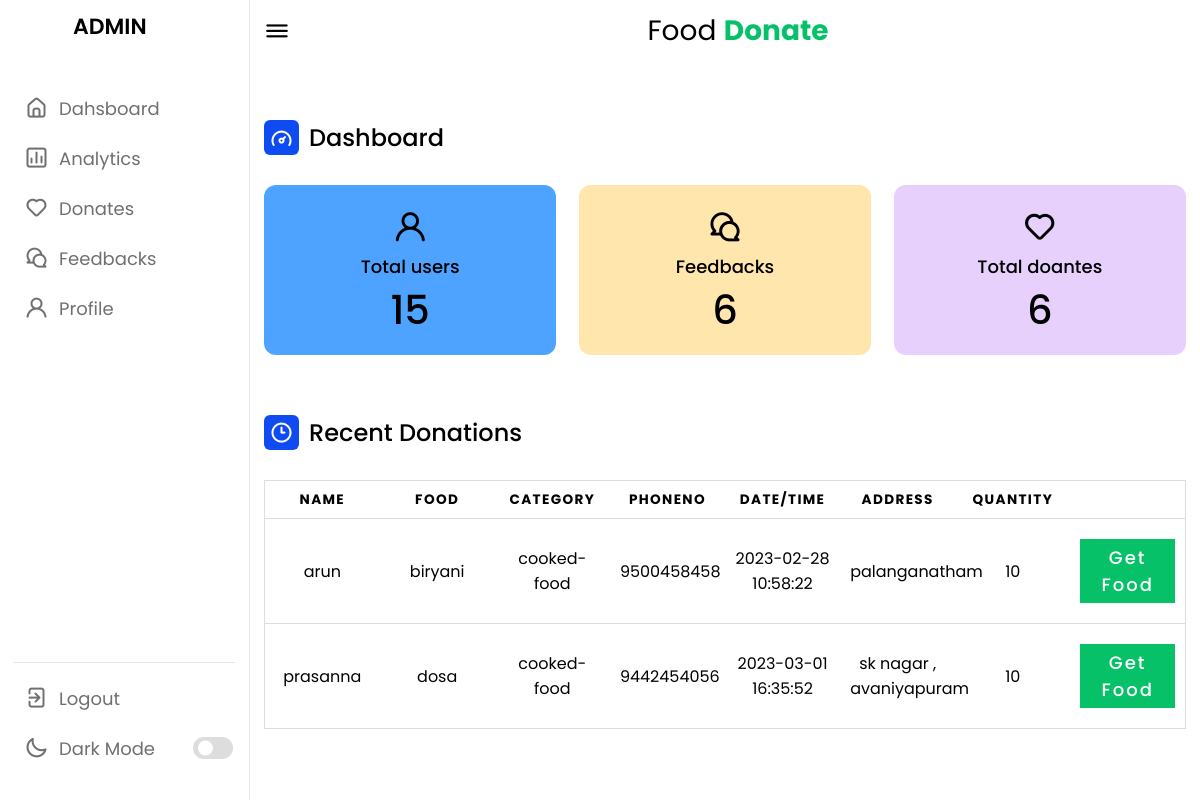
The app's page /admin/admin.php (signed in) with its own data.
### tables this page shows
CREATE TABLE `food_donations` (
  `Fid` int(11) NOT NULL,
  `name` varchar(50) NOT NULL,
  `email` varchar(60) NOT NULL,
  `food` varchar(50) NOT NULL,
  `type` text NOT NULL,
  `category` text NOT NULL,
  `quantity` text NOT NULL,
  `date` datetime DEFAULT current_timestamp(),
  `address` text NOT NULL,
  `location` varchar(50) NOT NULL,
  `phoneno` varchar(25) NOT NULL,
  `assigned_to` int(11) DEFAULT NULL,
  `delivery_by` int(11) DEFAULT NULL
);

### admin/admin.php (the view, shortened to what this page needs)
<!DOCTYPE html>
<html lang="en">
<head>
    <link rel="stylesheet" href="https://cdnjs.cloudflare.com/ajax/libs/font-awesome/4.7.0/css/font-awesome.min.css">
    <link rel="stylesheet" href="admin.css">
    <link rel="stylesheet" href="https://unicons.iconscout.com/release/v4.0.0/css/line.css">
<?php
 $connection=mysqli_connect("localhost:3306","root","");
?>
</head>
<body>
    <nav>
        <div class="logo-name">
            <span class="logo_name">ADMIN</span>
        </div>
        <div class="menu-items">
            <ul class="nav-links">
                <li><a href="#">
                    <i class="uil uil-estate"></i>
                    <span class="link-name">Dahsboard</span>
                </a></li>
                <li><a href="analytics.php">
                    <i class="uil uil-chart"></i>
                    <span class="link-name">Analytics</span>
                </a></li>
                <li><a href="donate.php">
                    <i class="uil uil-heart"></i>
                    <span class="link-name">Donates</span>
                </a></li>
                <li><a href="feedback.php">
                    <i class="uil uil-comments"></i>
                    <span class="link-name">Feedbacks</span>
                </a></li>
                <li><a href="adminprofile.php">
                    <i class="uil uil-user"></i>
                    <span class="link-name">Profile</span>
                </a></li>
            </ul>
            <ul class="logout-mode">
                <li><a href="../logout.php">
                    <i class="uil uil-signout"></i>
                    <span class="link-name">Logout</span>
                </a></li>
                <li class="mode">
                    <a href="#">
                        <i class="uil uil-moon"></i>
                    <span class="link-name">Dark Mode</span>
                </a>
                <div class="mode-toggle">
                  <span class="switch"></span>
                </div>
            </li>
            </ul>
        </div>
    </nav>
    <section class="dashboard">
        <div class="top">
            <i class="uil uil-bars sidebar-toggle"></i>
            <p  class ="logo" >Food <b style="color: #06C167; ">Donate</b></p>
        </div>
        <div class="dash-content">
            <div class="overview">
                <div class="title">
                    <i class="uil uil-tachometer-fast-alt"></i>
                    <span class="text">Dashboard</span>
                </div>
                <div class="boxes">
                    <div class="box box1">
                        <i class="uil uil-user"></i>
                        <span class="text">Total users</span>
                        <?php
                           $query="SELECT count(*) as count FROM  login";
                           $result=mysqli_query($connection, $query);
                           $row=mysqli_fetch_assoc($result);
                         echo "<span class=\"number\">".$row['count']."</span>";
                        ?>
                    </div>
                    <div class="box box2">
                        <i class="uil uil-comments"></i>
                        <span class="text">Feedbacks</span>
                        <?php
                           $query="SELECT count(*) as count FROM  user_feedback";
                           $result=mysqli_query($connection, $query);
                           $row=mysqli_fetch_assoc($result);
                         echo "<span class=\"number\">".$row['count']."</span>";
                        ?>
                    </div>
                    <div class="box box3">
                        <i class="uil uil-heart"></i>
                        <span class="text">Total doantes</span>
                        <?php
                           $query="SELECT count(*) as count FROM food_donations";
                           $result=mysqli_query($connection, $query);
                           $row=mysqli_fetch_assoc($result);
                         echo "<span class=\"number\">".$row['count']."</span>";
                        ?>
                    </div>
                </div>
            </div>
            <div class="activity">
                <div class="title">
                    <i class="uil uil-clock-three"></i>
                    <span class="text">Recent Donations</span>
                </div>
            <div class="get">
            <?php
$loc= $_SESSION['location'];
$sql = "SELECT * FROM food_donations WHERE assigned_to IS NULL and location=\"$loc\"";
$result=mysqli_query($connection, $sql);
$id=$_SESSION['Aid'];
$data = array();
while ($row = mysqli_fetch_assoc($result)) {
    $data[] = $row;
}
?>
<div class="table-container">
         <div class="table-wrapper">
        <table class="table">
        <thead>
        <tr>
            <th >Name</th>
            <th>food</th>
            <th>Category</th>
            <th>phoneno</th>
            <th>date/time</th>
            <th>address</th>
            <th>Quantity</th>
        </tr>
        </thead>
       <tbody>
        <?php foreach ($data as $row) { ?>
        <?php    echo "<tr><td data-label=\"name\">".$row['name']."</td><td data-label=\"food\">".$row['food']."</td><td data-label=\"category\">".$row['category']."</td><td data-label=\"phoneno\">".$row['phoneno']."</td><td data-label=\"date\">".$row['date']."</td><td data-label=\"Address\">".$row['address']."</td><td data-label=\"quantity\">".$row['quantity']."</td>";
?>
            <td data-label="Action" style="margin:auto">
                <?php if ($row['assigned_to'] == null) { ?>
                    <form method="post" action=" ">
                        <button type="submit" name="food">Get Food</button>
                    </form>
                <?php } else if ($row['assigned_to'] == $id) { ?>
                    Order assigned to you
                <?php } else { ?>
                    Order assigned to another delivery person
                <?php } ?>
            </td>
        </tr>
        <?php } ?>
    </tbody>
</table>
            </div>
        </div>
    </section>
</body>
</html>

### records on screen
food_donations: name "arun", food "biryani", category "cooked-food", phoneno "9500458458", date "2023-02-28 10:58:22", address "palanganatham", quantity "10"
food_donations: name "prasanna", food "dosa", category "cooked-food", phoneno "9442454056", date "2023-03-01 16:35:52", address "sk nagar , avaniyapuram", quantity "10"

### other values on screen
$row['count'] "15"
$row['count'] "6"
